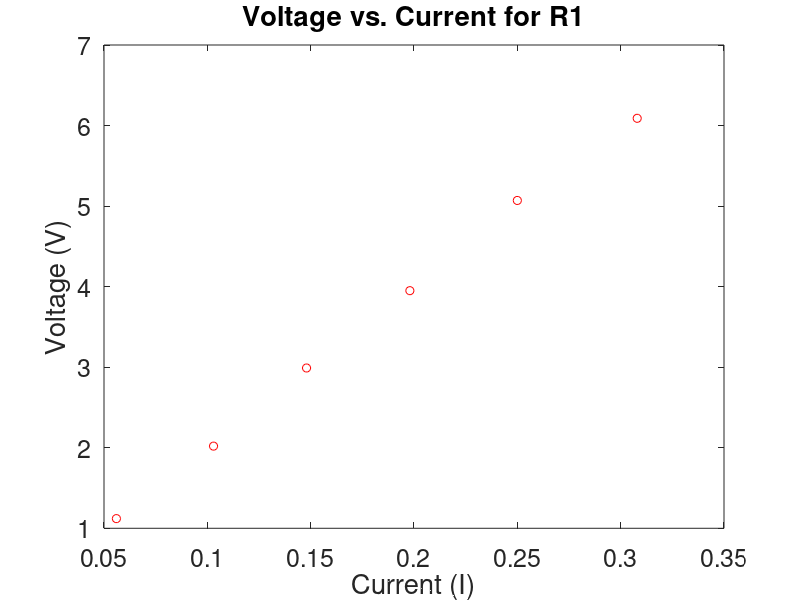

The MATLAB script that drew this image: (Note: this script raises an error after producing the figure.)
N=6;
% Voltage vs. Current for R1
V1=[1.12,2.02,2.99,3.95,5.07,6.09];
I1=[0.056,0.103,0.148,0.198,0.250,0.308];
figure(1),plot(I1,V1,'or');
hold on
fontSize=18;
set(gca,'fontSize',fontSize);
title('Voltage vs. Current for R1')
xlabel('Current (I)')
ylabel('Voltage (V)')
R1=analysis(V1,I1,N,1);
P1=polyfit(I1,V1,1);
F1=P1(1)*V1+P1(2);
H=figure(1),plot(I1,F1,'-r');
xlim([0.05,0.33])
ylim([1,6.5])
text(0.05,5,R1);
